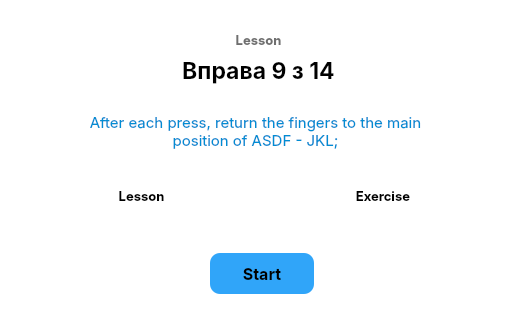
<?xml version="1.0" encoding="UTF-8"?>
<ui version="4.0">
 <class>startwindow</class>
 <widget class="QDialog" name="startwindow">
  <property name="geometry">
   <rect>
    <x>0</x>
    <y>0</y>
    <width>520</width>
    <height>325</height>
   </rect>
  </property>
  <property name="sizePolicy">
   <sizepolicy hsizetype="Fixed" vsizetype="Fixed">
    <horstretch>0</horstretch>
    <verstretch>0</verstretch>
   </sizepolicy>
  </property>
  <property name="minimumSize">
   <size>
    <width>520</width>
    <height>320</height>
   </size>
  </property>
  <property name="maximumSize">
   <size>
    <width>520</width>
    <height>325</height>
   </size>
  </property>
  <property name="font">
   <font>
    <stylestrategy>PreferAntialias</stylestrategy>
   </font>
  </property>
  <property name="windowTitle">
   <string>Start?</string>
  </property>
  <property name="windowIcon">
   <iconset resource="resurce.qrc">
    <normaloff>:/resurces/img/imageFrame.png</normaloff>:/resurces/img/imageFrame.png</iconset>
  </property>
  <property name="layoutDirection">
   <enum>Qt::LeftToRight</enum>
  </property>
  <property name="styleSheet">
   <string notr="true">border-radius: 10px;
background-color: rgb(255, 255, 255);</string>
  </property>
  <property name="sizeGripEnabled">
   <bool>true</bool>
  </property>
  <property name="modal">
   <bool>true</bool>
  </property>
  <widget class="QPushButton" name="begin_button">
   <property name="geometry">
    <rect>
     <x>210</x>
     <y>253</y>
     <width>104</width>
     <height>41</height>
    </rect>
   </property>
   <property name="font">
    <font>
     <family>SF Pro Text</family>
     <pointsize>12</pointsize>
     <bold>true</bold>
     <stylestrategy>PreferDefault</stylestrategy>
    </font>
   </property>
   <property name="cursor">
    <cursorShape>PointingHandCursor</cursorShape>
   </property>
   <property name="focusPolicy">
    <enum>Qt::NoFocus</enum>
   </property>
   <property name="styleSheet">
    <string notr="true">QPushButton{
	
	background-color: rgba(48, 165, 249, 1)
}
QPushButton:hover{
border: 3px solid rgb(170, 255, 255);
}</string>
   </property>
   <property name="text">
    <string>Start</string>
   </property>
  </widget>
  <widget class="QWidget" name="layoutWidget">
   <property name="geometry">
    <rect>
     <x>18</x>
     <y>30</y>
     <width>481</width>
     <height>55</height>
    </rect>
   </property>
   <layout class="QVBoxLayout" name="verticalLayout">
    <property name="sizeConstraint">
     <enum>QLayout::SetDefaultConstraint</enum>
    </property>
    <item>
     <widget class="QLabel" name="lesson_label">
      <property name="font">
       <font>
        <family>SF Pro Text</family>
        <pointsize>10</pointsize>
        <bold>true</bold>
       </font>
      </property>
      <property name="styleSheet">
       <string notr="true">color: rgb(111, 111, 111);</string>
      </property>
      <property name="text">
       <string>Lesson</string>
      </property>
      <property name="alignment">
       <set>Qt::AlignCenter</set>
      </property>
     </widget>
    </item>
    <item>
     <widget class="QLabel" name="exercise_label">
      <property name="font">
       <font>
        <family>SF Pro Text</family>
        <pointsize>17</pointsize>
        <bold>true</bold>
       </font>
      </property>
      <property name="styleSheet">
       <string notr="true">color: rgb(0, 0, 0);</string>
      </property>
      <property name="text">
       <string>Вправа 9 з 14</string>
      </property>
      <property name="alignment">
       <set>Qt::AlignCenter</set>
      </property>
     </widget>
    </item>
   </layout>
  </widget>
  <widget class="QWidget" name="layoutWidget">
   <property name="geometry">
    <rect>
     <x>60</x>
     <y>110</y>
     <width>391</width>
     <height>42</height>
    </rect>
   </property>
   <layout class="QHBoxLayout" name="horizontalLayout">
    <item>
     <spacer name="horizontalSpacer">
      <property name="orientation">
       <enum>Qt::Horizontal</enum>
      </property>
      <property name="sizeHint" stdset="0">
       <size>
        <width>40</width>
        <height>20</height>
       </size>
      </property>
     </spacer>
    </item>
    <item>
     <widget class="QLabel" name="hint_label_1">
      <property name="font">
       <font>
        <family>SF Pro Text</family>
        <pointsize>11</pointsize>
       </font>
      </property>
      <property name="styleSheet">
       <string notr="true">color: rgb(0, 141, 211);</string>
      </property>
      <property name="text">
       <string>After each press, return the fingers to the main position of ASDF - JKL;</string>
      </property>
      <property name="alignment">
       <set>Qt::AlignCenter</set>
      </property>
      <property name="wordWrap">
       <bool>true</bool>
      </property>
     </widget>
    </item>
    <item>
     <spacer name="horizontalSpacer_2">
      <property name="orientation">
       <enum>Qt::Horizontal</enum>
      </property>
      <property name="sizeHint" stdset="0">
       <size>
        <width>40</width>
        <height>20</height>
       </size>
      </property>
     </spacer>
    </item>
   </layout>
  </widget>
  <widget class="QWidget" name="layoutWidget">
   <property name="geometry">
    <rect>
     <x>30</x>
     <y>170</y>
     <width>464</width>
     <height>52</height>
    </rect>
   </property>
   <layout class="QHBoxLayout" name="horizontalLayout_2">
    <property name="spacing">
     <number>19</number>
    </property>
    <item>
     <layout class="QVBoxLayout" name="verticalLayout_2">
      <item>
       <widget class="QLabel" name="label">
        <property name="font">
         <font>
          <family>SF Pro Text</family>
          <pointsize>10</pointsize>
          <bold>true</bold>
         </font>
        </property>
        <property name="text">
         <string>Lesson</string>
        </property>
        <property name="alignment">
         <set>Qt::AlignCenter</set>
        </property>
       </widget>
      </item>
      <item>
       <layout class="QVBoxLayout" name="verticalLayout_lesson"/>
      </item>
     </layout>
    </item>
    <item>
     <layout class="QVBoxLayout" name="verticalLayout_3">
      <item>
       <widget class="QLabel" name="label_2">
        <property name="font">
         <font>
          <family>SF Pro Text</family>
          <pointsize>10</pointsize>
          <bold>true</bold>
         </font>
        </property>
        <property name="text">
         <string>Exercise</string>
        </property>
        <property name="alignment">
         <set>Qt::AlignCenter</set>
        </property>
       </widget>
      </item>
      <item>
       <layout class="QVBoxLayout" name="verticalLayout_exercise"/>
      </item>
     </layout>
    </item>
   </layout>
  </widget>
 </widget>
 <resources>
  <include location="resurce.qrc"/>
 </resources>
 <connections/>
</ui>
